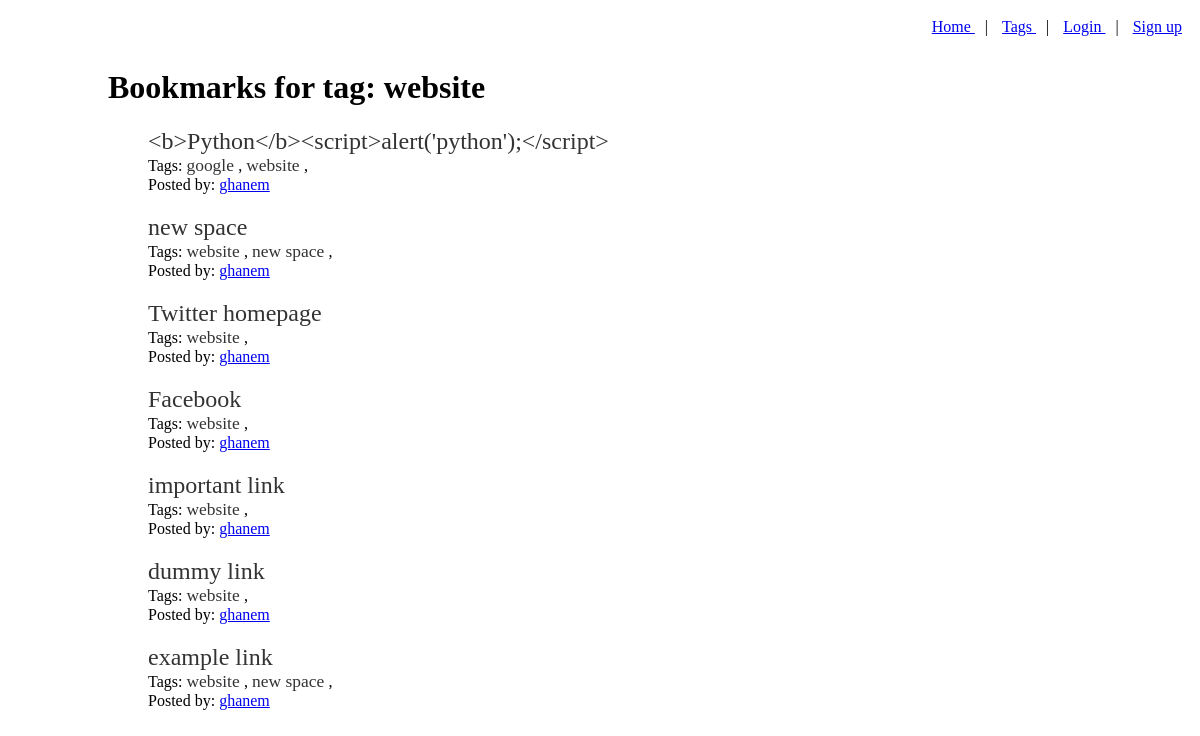
/tag/10/, run on the app's committed database.
### bookmarks/models.py (models this page shows, shortened)
class Tag(models.Model):
    name = models.CharField(max_length = 64, unique = True)
    bookmarks = models.ManyToManyField(Bookmark, related_name='tags')

class Bookmark(models.Model):
    user = models.ForeignKey(User, related_name='bookmarks')
    link = models.ForeignKey(Link, related_name='link')
    title = models.CharField(max_length=200)

### bookmarks/views.py (the view)
# urls.py: url(r'^tag/(\d+)/$', views.tag_page, name='tag_page'),
def tag_page(request, pk):
    tag = get_object_or_404(Tag, pk=pk)
    bookmarks = tag.bookmarks.order_by('-id')
    context = {
        'bookmarks': bookmarks,
        'tag': tag,
        'show_tags': True,
        'show_user': True
    }
    return render(request,'bookmarks/tag_page.html', context)

### bookmarks/templates/bookmarks/tag_page.html (shortened to what this page needs)
{% extends "base.html" %}
{% block head %}
    Bookmarks for tag: {{tag.name}}
{% endblock head %}
{% block content %}
    {% include 'bookmarks/bookmark_list.html' %}
{% endblock content %}

### bookmarks/templates/bookmarks/bookmark_list.html
{% if bookmarks %}
<ul class="bookmarks">
    {% for bookmark in bookmarks %}
    <li class="bookmark">
        <a target="_blank" href="{{bookmark.link.url}}" class="title">
            {{bookmark.title}}
        </a> <br>
        {% if show_tags %}
        Tags:
        {% if bookmark.tags.all %}
        <ul class="tags">
            {% for tag in bookmark.tags.all %}
            <li class="tag-name">
                <a href="{% url 'tag_page' tag.pk %}">
                    {{tag.name}}
                </a>
            </li> ,
            {% endfor %}
        </ul>
        {% else %}
        None.
        {% endif %}
        <br>
        {% endif %}
        {% if show_user %}
        Posted by:
        <a class="username" href="{% url 'user_page' bookmark.user.username %}">
            {{bookmark.user.username}}
        </a>
        {% endif %}
    </li>
    {% endfor %}
</ul>
{% else %}
<p>No bookmarks found</p>
{% endif %}

### static/css/main.css (style rules this page uses)
ul li { list-style: none; }
ul.tags, ul.tags li { display: inline; margin: 0; padding: 0; }
ul.tags { margin-top: 15px; }
.bookmark { padding-bottom: 20px; }
.title { font-size: 1.5em !important; }
.tag-name a, .title { text-decoration: none; font-size: 1.09em; color: #333333; }

### data on the page
Tag: name "website"
Bookmark: title "<b>Python</b><script>alert('python');</script>", user.username "ghanem"
Tag: name "google"
Bookmark: title "new space", user.username "ghanem"
Tag: name "new space"
Bookmark: title "Twitter homepage", user.username "ghanem"
Bookmark: title "Facebook", user.username "ghanem"
Bookmark: title "important link", user.username "ghanem"
Bookmark: title "dummy link", user.username "ghanem"
Bookmark: title "example link", user.username "ghanem"
